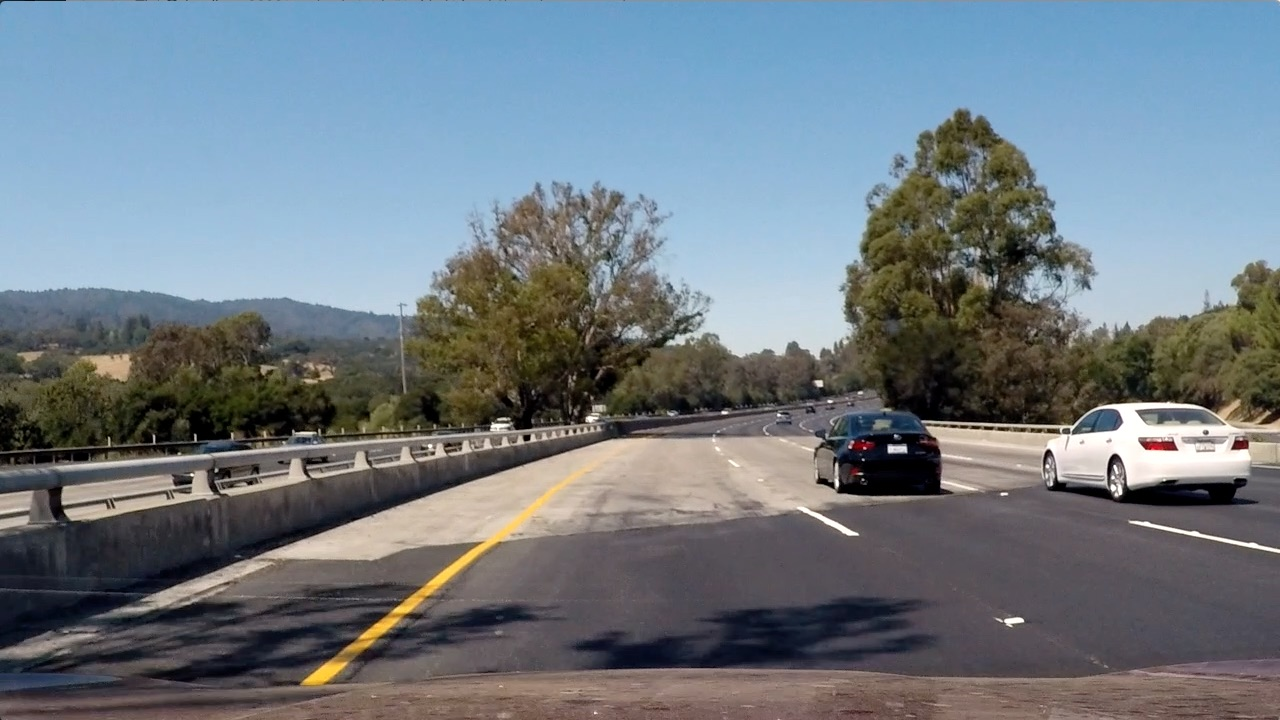
#> input picture Term 1/CarND-Advanced-Lane-Lines/test_images/test4.jpg, 1280 x 720 px, found by its file name
$ jupyter execute --allow-errors CarND-Vehicle-Detection.ipynb   (shell and % lines are left out)   (older library calls are emulated)
#> lines starting #> are read from the running program, lines starting #| are printed output that depends on the picture; after the words box and inside, x2 and y2 are one past the last pixel; in counts of white or black regions, pixels touching at a corner belong together
#> further down, image is the input picture: shape (720, 1280, 3); mean R, G, B 112.2, 122.7, 130.9
## The Project

The goals / steps of this project are the following:

* Perform a Histogram of Oriented Gradients (HOG) feature extraction on a labeled training set of images and train a classifier Linear SVM classifier
* Optionally, you can also apply a color transform and append binned color features, as well as histograms of color, to your HOG feature vector.
* Note: for those first two steps don't forget to normalize your features and randomize a selection for training and testing.
* Implement a sliding-window technique and use your trained classifier to search for vehicles in images.
* Run your pipeline on a video stream (start with the test_video.mp4 and later implement on full project_video.mp4) and create a heat map of recurring detections frame by frame to reject outliers and follow detected vehicles.
* Estimate a bounding box for vehicles detected.

Here are links to the labeled data for vehicle and non-vehicle examples to train your classifier. These example images come from a combination of the GTI vehicle image database, the KITTI vision benchmark suite, and examples extracted from the project video itself. You are welcome and encouraged to take advantage of the recently released Udacity labeled dataset to augment your training data.

Some example images for testing your pipeline on single frames are located in the test_images folder. To help the reviewer examine your work, please save examples of the output from each stage of your pipeline in the folder called ouput_images, and include them in your writeup for the project by describing what each image shows. The video called project_video.mp4 is the video your pipeline should work well on.

As an optional challenge Once you have a working pipeline for vehicle detection, add in your lane-finding algorithm from the last project to do simultaneous lane-finding and vehicle detection!

If you're feeling ambitious (also totally optional though), don't stop there! We encourage you to go out and take video of your own, and show us how you would implement this project on a new video!

# Imports...

[cell 1]
import glob, pickle, cv2, glob, pickle, os
import numpy as np
import tracker
import matplotlib.pyplot as plt
import matplotlib.image as mpimg

from skimage.feature import hog
#> (the rest of this cell did not finish here and is left out)

# *PerspectiveTransform* Class

The __*PerspectiveTransform*__ class as derived from the __*Advance Lane Lines*__ project...

[cell 2]
class PerspectiveTransform:
    def __init__(self, src, dst):


        objpoints = None
        imgpoints = None
        mtx = None
        dist = None

        self.get_camera_calibration()

        self.M = cv2.getPerspectiveTransform(src, dst)
        self.Minv = cv2.getPerspectiveTransform(dst, src)

    def get_camera_calibration(self):
        ROWS, COLUMNS = 9, 6

        # prepare object points and image points from images
        objp = np.zeros((COLUMNS*ROWS,3), np.float32)
        objp[:,:2] = np.mgrid[0:ROWS, 0:COLUMNS].T.reshape(-1, 2)

        objpoints = []
        imgpoints = []

        calibration_images = glob.glob('./camera_cal/calibration*.jpg')

        for index, filename in enumerate(calibration_images):
            img = cv2.imread(filename)
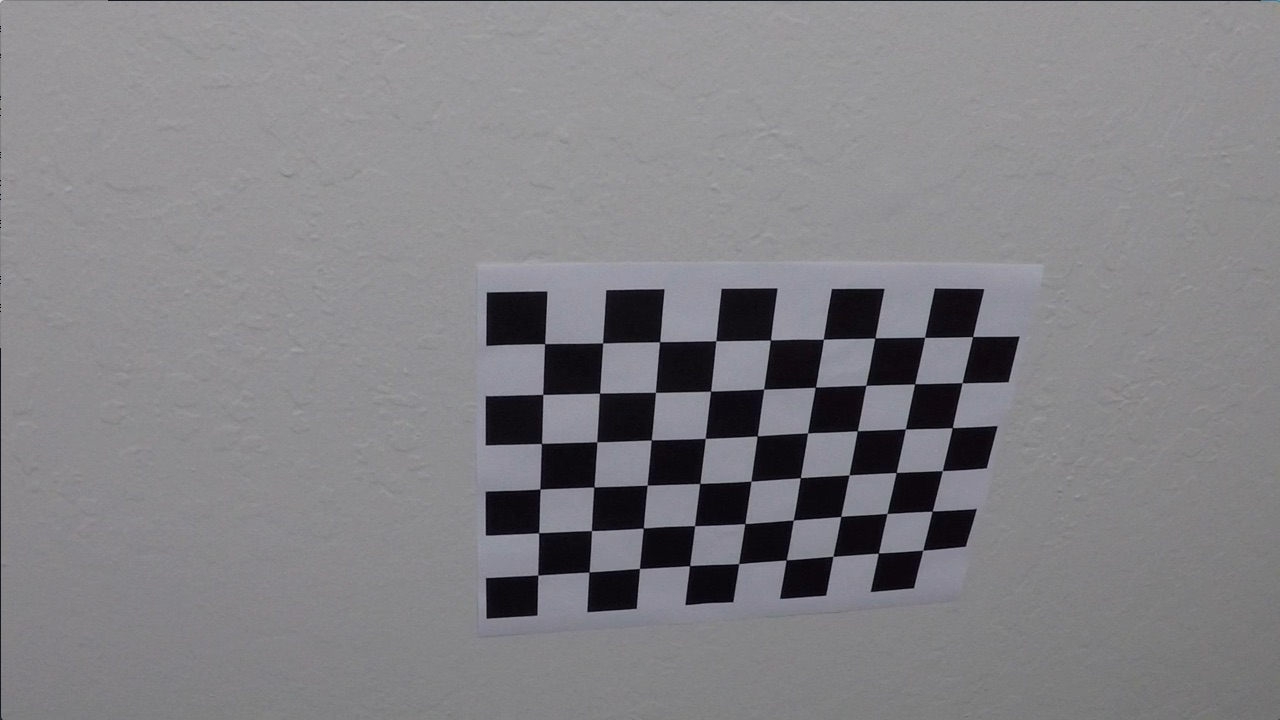
#> input picture Term 1/CarND-Advanced-Lane-Lines/camera_cal/calibration10.jpg, 1280 x 720 px
#> img is the input picture: shape (720, 1280, 3); mean B, G, R 133.1, 129.4, 130.2
            gray = cv2.cvtColor(img, cv2.COLOR_BGR2GRAY)

            # find corners
            ret, corners = cv2.findChessboardCorners(gray, (ROWS,COLUMNS),None)
#> ret = True; corners = 54 rows, first 8: [545.3, 343.1], [602.7, 342.8], [660.1, 341.3], [715.8, 340.7], [770.6, 340], [823.5, 339.2], [874.3, 338.5], [925.1, 337.4]

            # find object and image points
            if ret == True:
                objpoints.append(objp)
                imgpoints.append(corners)

                #display corners
                cv2.drawChessboardCorners(img, (ROWS, COLUMNS), corners, ret)
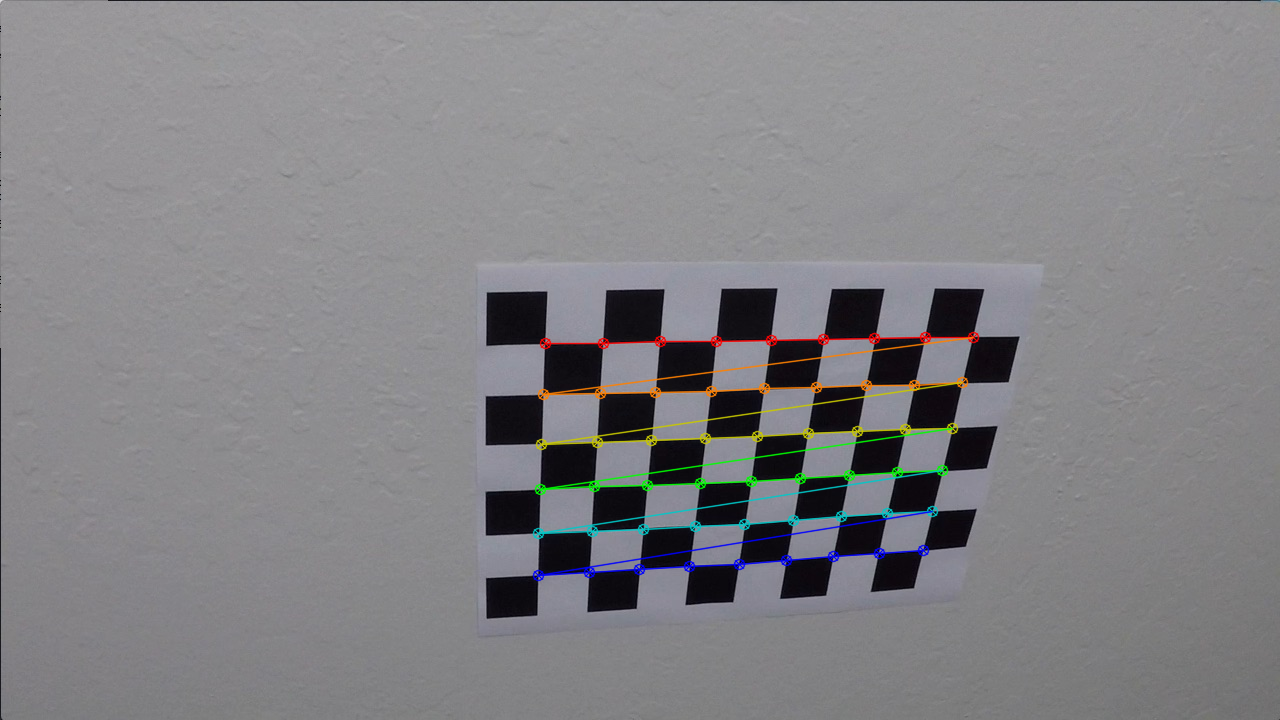
#> img: shape (720, 1280, 3); 1.91% of pixels changed, all inside (x1, y1, x2, y2) = (532, 331, 980, 582)
                write_name = './output_images/corners_found'+str(index)+'.jpg'
                cv2.imwrite(write_name, img)


        img = cv2.imread('./camera_cal/calibration1.jpg')
        img_size = (img.shape[0], img.shape[1])

        ret, mtx, dist, rvecs, tvecs = cv2.calibrateCamera(objpoints, imgpoints, img_size, None, None)

        self.objpoints = objpoints
        self.imgpoints = imgpoints
        self.mtx = mtx
        self.dist = dist

    def warp(self, img):
        return cv2.warpPerspective(img, self.M, (img.shape[1], img.shape[0]), flags=cv2.INTER_LINEAR)

    def inverse_warp(self, img):
        return cv2.warpPerspective(img, self.Minv, (img.shape[1], img.shape[0]), flags=cv2.INTER_LINEAR)

    def undistort(self, img):
        return cv2.undistort(img, self.mtx, self.dist, None, self.mtx)

    def get_histogram(self, img):
        return np.sum(img[int(img.shape[0]/2):,:], axis=0)

    # [17 lines left out: function generate_binary, not called in this run]

# *Line* Class

The __*Line*__ class as derived from the __*Advance Lane Lines*__ project...

[cell 3]
# Define a class to receive the characteristics of each line detection
class Line():
    # [53 lines left out: functions __init__, set_pixel, set_polyfit, set_radius_of_curvature, not called in this run]

# *LaneDetector* Class

The __*LaneDetector*__ class as derived from the __*Advance Lane Lines*__ project...

[cell 4]
class LaneDetector:
    # [263 lines left out: functions __init__, get_deviation_and_curvature, set_avg_lane_width, get_lane_width, get_starting_point, get_line_fit and 7 more, not called in this run]

## *Vehicle_Detector* Class

This class encapsulates the __SVC classifier__. Required paramters are set in the __initializer__; all required methods are included:

* __*set_image_paths*__ - sets paths to classified images and loads images
* __*bin_spatial*__ - extracts spacial features
* __*color_hist*__ - extracts color histogram features
* __*get_hog_features*__ - extracts HOG features
* __*extract_image_features*__ - extracts features from an image
* __*extract_features*__ - extracts features from a list of images
* __*combine_and_normalize*__ - normalizes features and stores scaled features and scaler for later use
* __*save_classifier*__ - saves classifier and scaler in a pickled file
* __*load_classifier*__ - loads preprocessed classifier and scaler from pickled file
* __*train*__ - trains the classifier
* __*prepreprocess*__ - the preprocess pipeline (load features, combine and normalize, train
* __*predict_image*__ - predicts an image car/non-car
* __*convert_color*__ - helper method for sliding window search
* __*print_box_list*__ - returns a list of bounding boxes
* __*find_cars*__ - searches for cars based on sliding window search

[cell 5]
# Define a class to receive the characteristics of each line detection
class Vehicle_Detector:
    # [290 lines left out: functions __init__, set_image_paths, bin_spatial, color_hist, get_hog_features, extract_image_features and 10 more, not called in this run]

## HOG Features Visualization

HOG features are visualized as follows:

#> (a cell that did not finish here is left out)

## Predicting an Image

The vehicle detector can be invoked to classify an image as either containing or not containing a car:

#> (a cell that did not finish here is left out)

## Sliding window search

Invoking the classifier:

#> (a cell that did not finish here is left out)

## The Processing Pipeline:

[cell 9]
class ProcessImage:
    def __init__(self):

        OFFSET = 130
        SRC = np.float32([  (30, 703),
                            (540, 466),
                            (720, 466),
                            (1147, 703)])

        DST = np.float32([  (SRC[0][0] + OFFSET, 720),
                            (SRC[0][0] + OFFSET, 0),
                            (SRC[-1][0] - OFFSET, 0),
                            (SRC[-1][0] - OFFSET, 720)])

        self.transformer = PerspectiveTransform(SRC, DST)
        self.lane_detector = LaneDetector()
        self.vehicle_detector = Vehicle_Detector()
        self.box_lists = []
        self.label = None

    # [122 lines left out: functions process_lane_lines, apply_threshold, draw_labeled_bboxes, add_heat, remove_MD_FP, search_cars and 1 more, not called in this run]

# Running on an Image

#> (a cell that did not finish here is left out)

[cell 11]
image = mpimg.imread('./test_images/test4.jpg')
#processor = ProcessImage()
#> (the rest of this cell did not finish here and is left out)
